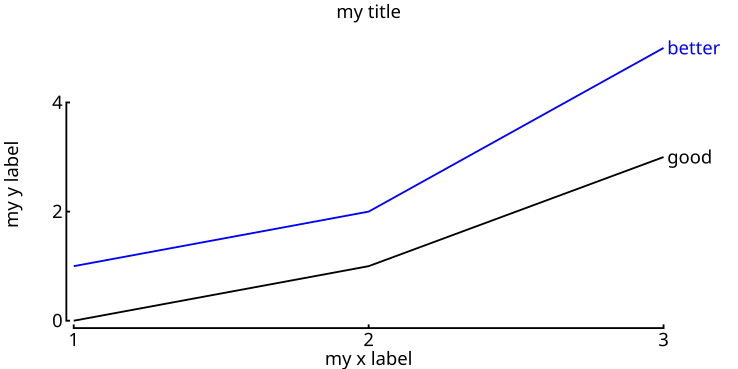

Python code for this plot:
import datura

datura.plot([[1, 2, 3], [1, 2, 3]], [[0, 1, 3], [1, 2, 5]], yus=None, yls=None,
            filename='first_example.svg', x_label='my x label', y_label='my y label',
            title='my title', labels=['good', 'better'], x_ticks=[1, 2, 3],
            y_ticks=[0, 2, 4])
